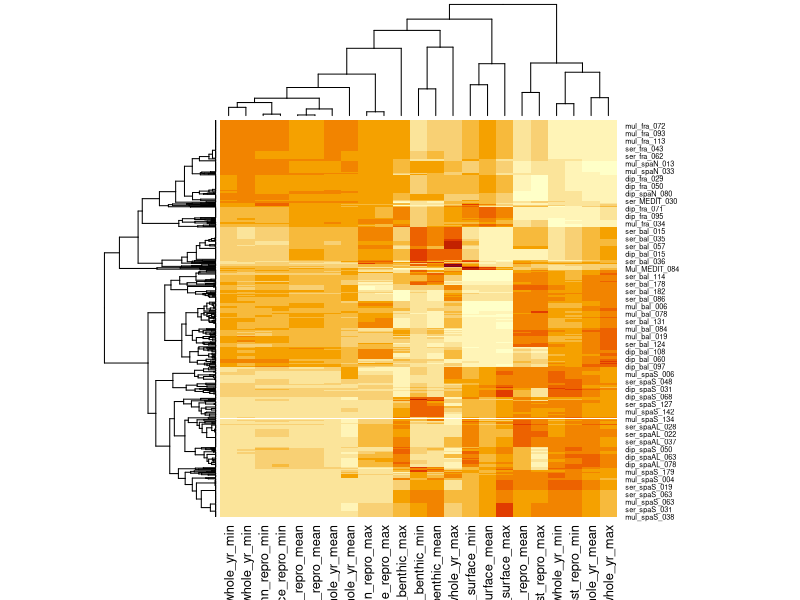
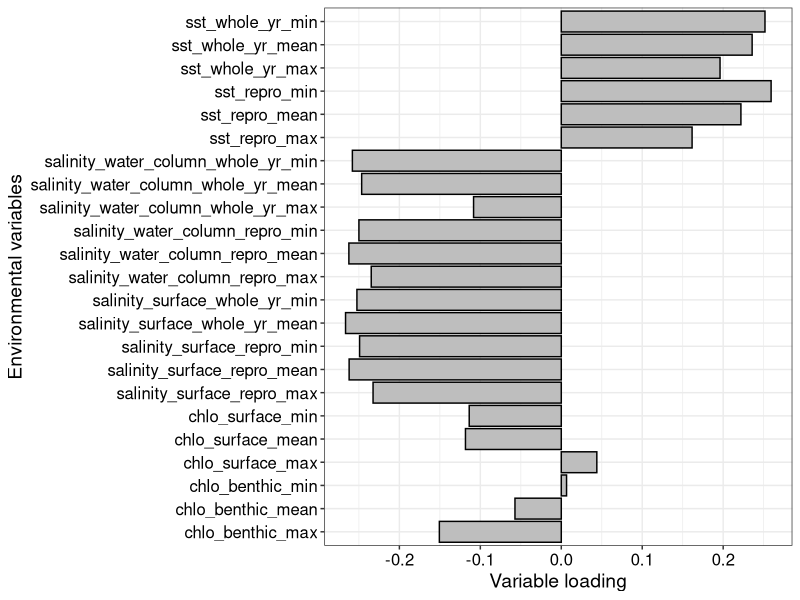
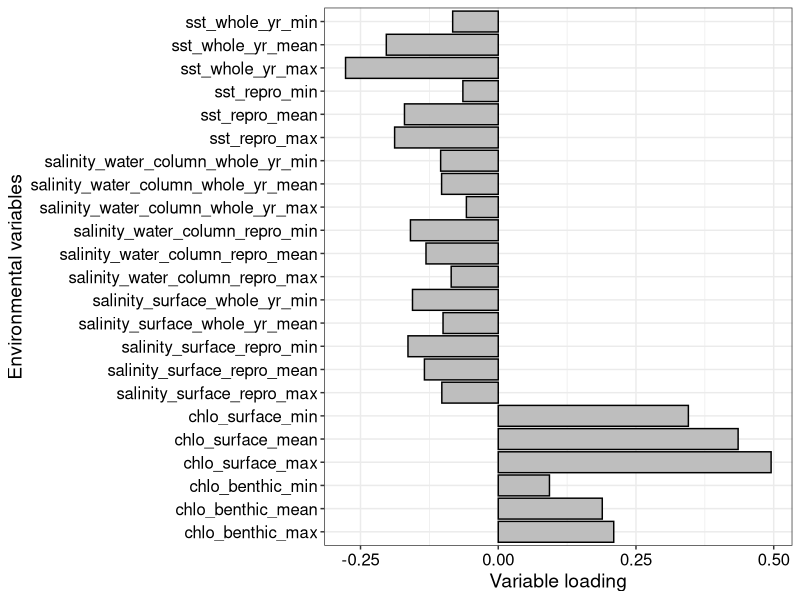
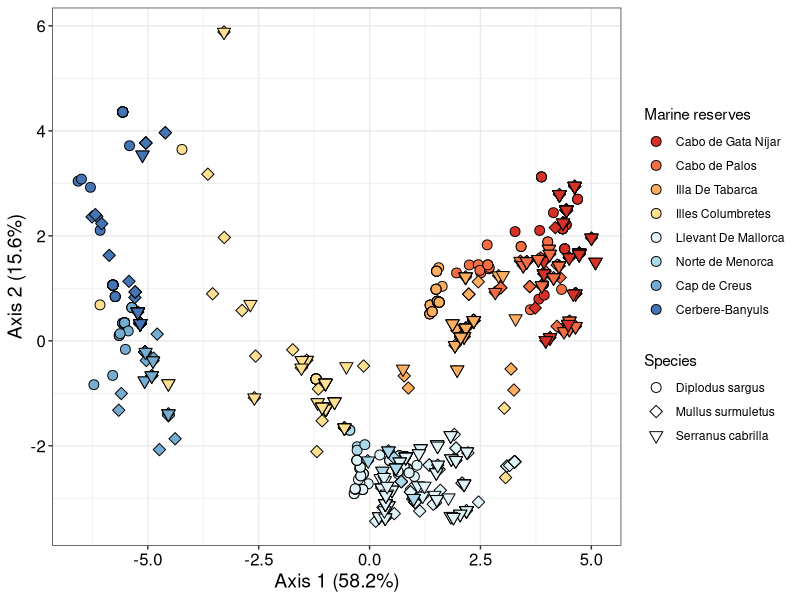
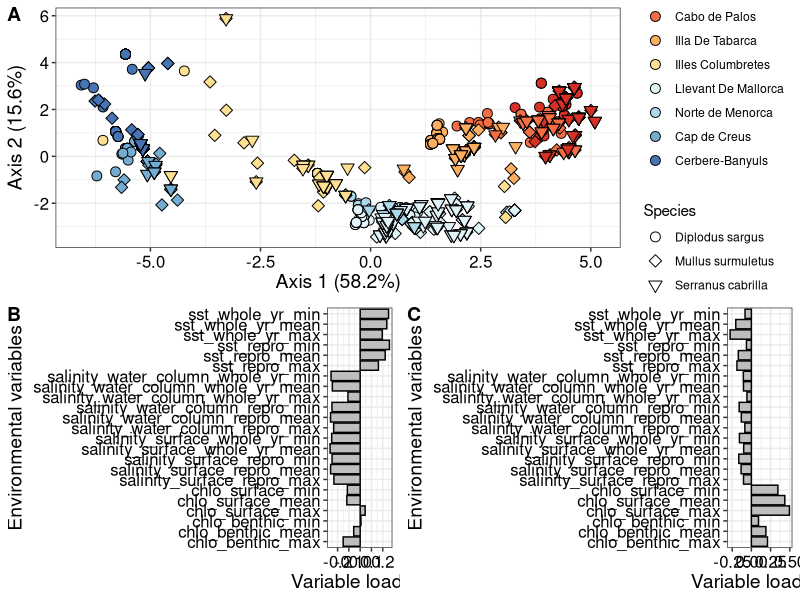

Generate these figures, in order, with R:
### Download librairies
library(ggplot2)
library(cowplot)
library(RColorBrewer)

### Download the environmental matrix
env = read.table('env_data_landscape.txt', row.names=1, header=T)
EnvMatrix <- env[2:24]

### Scale before PCA
sEnvMatrix = scale(EnvMatrix, center = T, scale = T)

### The columns correspond to different environmental variables, the rows to the different sampling locations.
heatmap(sEnvMatrix) 

### We can use the prcomp() function to perform the principal component analysis.
ePCA = prcomp(sEnvMatrix)
ePCA

### Check the percent of variation
S=summary(ePCA)
S

### The principal components can be found in the $x matrix:
pca_axis <- as.data.frame(ePCA$x)
pca_axis$IND <- row.names(pca_axis)

### Note that the principal components are non-correlated  (orthogonal) between each other, and therefore describe non overlapping patterns of environmental variations. 
cor(ePCA$x)

### The question now is, what does this main axis of variation mean? 
### We can have the answer by looking at another matrix stored in the ePCA object: the rotation matrix 
ePCA$rotation

### This matrix informs us on which environmental variables participate to the composition of each principal components. The contribution of each variable is called "loading". 
### We can visualize this information for PC1:
pc1 <- as.data.frame(ePCA$rotation[,'PC1'])
pc1$variables <- row.names(pc1) 
colnames(pc1) <- c("contribution", "variables")

### We can visualize this information for PC2:
pc2 <- as.data.frame(ePCA$rotation[,'PC2'])
pc2$variables <- row.names(pc2) 
colnames(pc2) <- c("contribution", "variables")

### Make a ggplot for PC1
g1 <- ggplot(pc1, aes(x = variables, y = contribution)) +
  geom_bar(
    stat = "identity", position = position_stack(),
    color = "black", fill = "grey"
  ) +
  theme_bw()+
  theme(axis.text.x = element_text(color = "black", size = 12),
        axis.text.y = element_text(color = "black", size = 12),  
        axis.title.x = element_text(color = "black", size = 14),
        axis.title.y = element_text(color = "black", size = 14))+
  xlab("Environmental variables")+
  ylab("Variable loading")+
  coord_flip()
g1

### Make a ggplot for PC2
g2 <- ggplot(pc2, aes(x = variables, y = contribution)) +
  geom_bar(
    stat = "identity", position = position_stack(),
    color = "black", fill = "grey"
  ) +
  xlab("Environmental variables")+
  ylab("Variable loading")+
  coord_flip()+
  theme_bw()+
  theme(axis.text.x = element_text(color = "black", size = 12),
        axis.text.y = element_text(color = "black", size = 12),  
        axis.title.x = element_text(color = "black", size = 14),
        axis.title.y = element_text(color = "black", size = 14))
g2

### Download grouping information
group <- read.table("../00-data/distances_to_mpa_no_coteblue.txt",header=T,sep="\t", dec=".")

### Check the PCA results
pca_env_mpa <- merge(pca_axis, group, by="IND")

# Add MPA information
pca_env_mpa$POP <- substr(pca_env_mpa$IND,1,3)
unique(pca_env_mpa$POP)
pca_env_mpa$SPECIES <- ifelse(pca_env_mpa$POP =="Mul"| pca_env_mpa$POP =="mul","Mullus surmuletus", ifelse(pca_env_mpa$POP=="dip","Diplodus sargus", "Serranus cabrilla"))

### Remove Cote Bleue sample
pca_env_mpa <- subset(pca_env_mpa, subset=pca_env_mpa$MPA.NAME_EN!="Cote Bleue")

### Have the right order of labels relatively to latitude gradient
pca_env_mpa$MPA.NAME_EN <- factor(pca_env_mpa$MPA.NAME_EN, levels = c("Cabo de Gata Níjar", "Cabo de Palos", "Illa De Tabarca","Illes Columbretes","Llevant De Mallorca","Norte de Menorca","Cap de Creus","Cerbere-Banyuls"))

### Make a ggplot
g3 <- ggplot(pca_env_mpa, aes(x=PC1,y=PC2, shape=SPECIES, fill=MPA.NAME_EN))+
  geom_point(size=3,aes(fill=MPA.NAME_EN))+
  scale_shape_manual(values=c(21,23,25),name="Species")+
  scale_fill_brewer(palette="RdYlBu", name="Marine reserves")+
  theme_bw()+
  theme(axis.text.x = element_text(color = "black", size = 12),
        axis.text.y = element_text(color = "black", size = 12),  
        axis.title.x = element_text(color = "black", size = 14),
        axis.title.y = element_text(color = "black", size = 14))+
  xlab("Axis 1 (58.2%)")+
  ylab("Axis 2 (15.6%)")+
  guides(fill=guide_legend(override.aes=list(shape=21)))
g3

### Make a combined graph
pdf("Figure2.pdf", width=10, height=15)
first_row <- plot_grid(g3, labels = c('A'))
second_row <- plot_grid(g1,g2, labels = c('B', 'C'), nrow = 1)
plot_grid(first_row,second_row, ncol=1,nrow=2)
dev.off()

